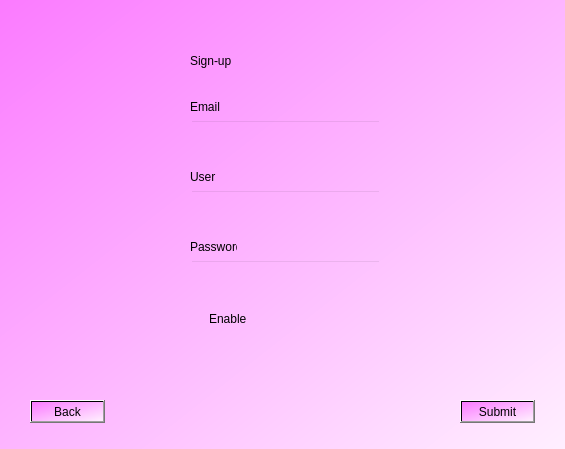
<?xml version="1.0" encoding="UTF-8"?>
<ui version="4.0">
 <class>Dialog</class>
 <widget class="QDialog" name="Dialog">
  <property name="geometry">
   <rect>
    <x>0</x>
    <y>0</y>
    <width>565</width>
    <height>449</height>
   </rect>
  </property>
  <property name="windowTitle">
   <string>Dialog</string>
  </property>
  <property name="styleSheet">
   <string notr="true">background: qlineargradient(spread:pad, x1:0.006, y1:0, x2:1, y2:1, stop:0 rgba(251, 123, 255, 255), stop:1 rgba(255, 239, 255, 255));</string>
  </property>
  <widget class="QLabel" name="label">
   <property name="geometry">
    <rect>
     <x>190</x>
     <y>10</y>
     <width>181</width>
     <height>101</height>
    </rect>
   </property>
   <property name="styleSheet">
    <string notr="true">background: rgba(0,0,0,0);
font: 32pt &quot;Courier New&quot;;</string>
   </property>
   <property name="text">
    <string>Sign-up</string>
   </property>
  </widget>
  <widget class="QLineEdit" name="txt_email">
   <property name="geometry">
    <rect>
     <x>190</x>
     <y>120</y>
     <width>191</width>
     <height>41</height>
    </rect>
   </property>
   <property name="styleSheet">
    <string notr="true">background-color:rgba(0,0,0,0);

</string>
   </property>
   <property name="text">
    <string/>
   </property>
   <property name="dragEnabled">
    <bool>false</bool>
   </property>
   <property name="readOnly">
    <bool>false</bool>
   </property>
  </widget>
  <widget class="QLineEdit" name="txt_user">
   <property name="geometry">
    <rect>
     <x>190</x>
     <y>190</y>
     <width>191</width>
     <height>41</height>
    </rect>
   </property>
   <property name="styleSheet">
    <string notr="true">background-color:rgba(0,0,0,0);

</string>
   </property>
   <property name="text">
    <string/>
   </property>
  </widget>
  <widget class="QLineEdit" name="txt_password">
   <property name="geometry">
    <rect>
     <x>190</x>
     <y>260</y>
     <width>191</width>
     <height>41</height>
    </rect>
   </property>
   <property name="styleSheet">
    <string notr="true">background-color:rgba(0,0,0,0);
type=&quot;password&quot;</string>
   </property>
   <property name="text">
    <string/>
   </property>
   <property name="echoMode">
    <enum>QLineEdit::Password</enum>
   </property>
  </widget>
  <widget class="QLabel" name="label_5">
   <property name="geometry">
    <rect>
     <x>190</x>
     <y>100</y>
     <width>47</width>
     <height>13</height>
    </rect>
   </property>
   <property name="styleSheet">
    <string notr="true">background: rgba(0,0,0,0);</string>
   </property>
   <property name="text">
    <string>Email</string>
   </property>
  </widget>
  <widget class="QLabel" name="label_6">
   <property name="geometry">
    <rect>
     <x>190</x>
     <y>170</y>
     <width>47</width>
     <height>13</height>
    </rect>
   </property>
   <property name="styleSheet">
    <string notr="true">background: rgba(0,0,0,0);</string>
   </property>
   <property name="text">
    <string>User</string>
   </property>
  </widget>
  <widget class="QLabel" name="label_7">
   <property name="geometry">
    <rect>
     <x>190</x>
     <y>240</y>
     <width>47</width>
     <height>13</height>
    </rect>
   </property>
   <property name="styleSheet">
    <string notr="true">background: rgba(0,0,0,0);</string>
   </property>
   <property name="text">
    <string>Password</string>
   </property>
  </widget>
  <widget class="QCheckBox" name="c_showpass">
   <property name="geometry">
    <rect>
     <x>190</x>
     <y>310</y>
     <width>70</width>
     <height>17</height>
    </rect>
   </property>
   <property name="styleSheet">
    <string notr="true">background-color:rgba(0,0,0,0);

</string>
   </property>
   <property name="text">
    <string>Enable </string>
   </property>
  </widget>
  <widget class="QPushButton" name="btn_submit">
   <property name="geometry">
    <rect>
     <x>460</x>
     <y>400</y>
     <width>75</width>
     <height>23</height>
    </rect>
   </property>
   <property name="text">
    <string>Submit</string>
   </property>
  </widget>
  <widget class="QLabel" name="label_error">
   <property name="geometry">
    <rect>
     <x>190</x>
     <y>340</y>
     <width>191</width>
     <height>16</height>
    </rect>
   </property>
   <property name="styleSheet">
    <string notr="true">color:red;
background-color: rgba(0,0,0,0);</string>
   </property>
   <property name="text">
    <string/>
   </property>
  </widget>
  <widget class="QPushButton" name="btn_back">
   <property name="geometry">
    <rect>
     <x>30</x>
     <y>400</y>
     <width>75</width>
     <height>23</height>
    </rect>
   </property>
   <property name="text">
    <string>Back</string>
   </property>
  </widget>
 </widget>
 <resources/>
 <connections/>
</ui>
